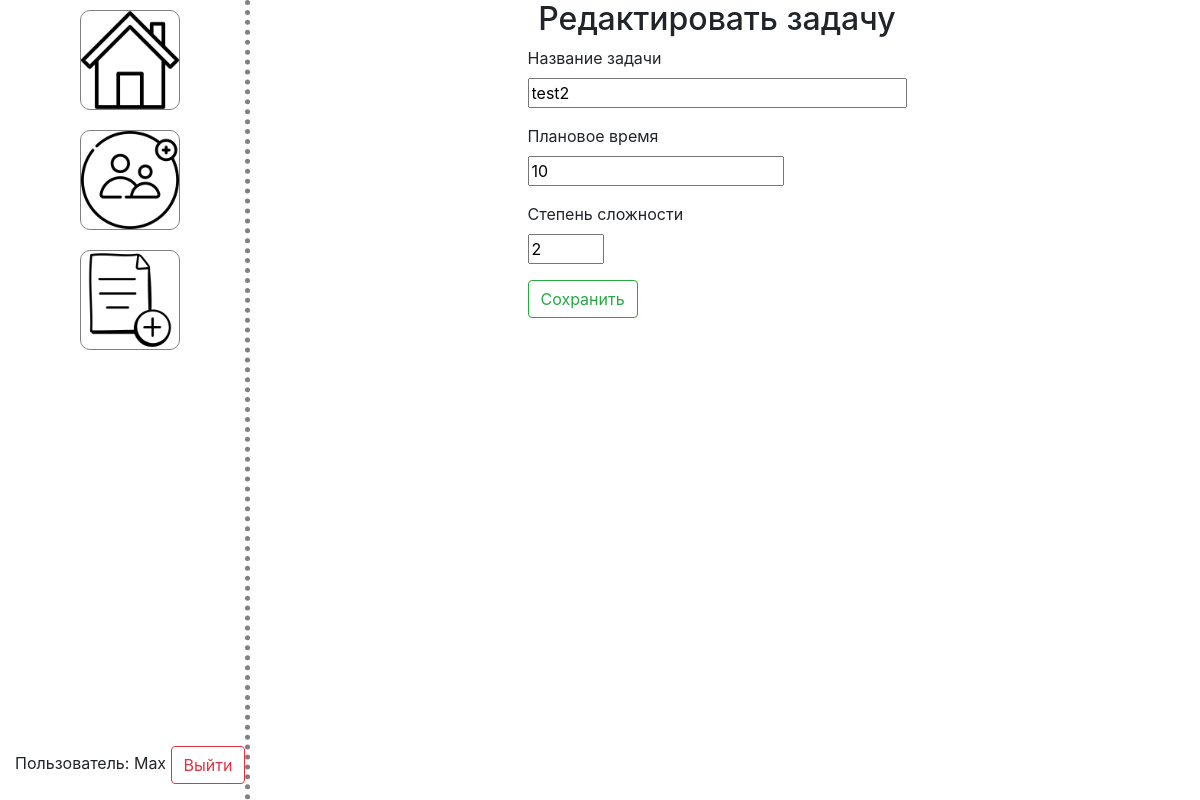
The page /edit_task/2 (signed in) on the database its author committed.
### manage.py (models this page shows, shortened)
class User(UserMixin, db.Model):
    id = db.Column(db.Integer, primary_key=True)
    username = db.Column(db.String(80), unique=True, nullable=False)
    password = db.Column(db.String(80), nullable=False)
    status = db.Column(db.String(80), nullable=False, default="default")

class Task(db.Model):
    id = db.Column(db.Integer, primary_key=True)
    taskname = db.Column(db.String(64))
    expected_time = db.Column(db.Integer)
    task_hardness = db.Column(db.Integer)

### views.py (the view, shortened to what this page needs)
@main_blueprint.route('/edit_task/<task_id>', methods=['GET', 'POST'])
@login_required
def edit_task(task_id):
    task = Task.query.get(task_id)
    if task is None:
        flash(f'Задача с номером {task_id} не найдена', 'danger')
        return redirect(url_for('main.home'))
    form = TaskForm(obj=task)
    return render_template('edit_task.html', form=form)

### forms.py
class TaskForm(FlaskForm):
    taskname = StringField('Название задачи', validators=[DataRequired()])
    expected_time = IntegerField('Плановое время', validators=[DataRequired(), NumberRange(min=0)])
    task_hardness = IntegerField('Степень сложности', validators=[DataRequired(), NumberRange(min=1, max=5)])
    submit = SubmitField('Сохранить')

### app.py (called while the page is built)
def create_app(config_class=Config):
    app = Flask(__name__)
    app.config.from_object(config_class)
    db.init_app(app)
    from views import main_blueprint
    app.register_blueprint(main_blueprint)
    from auth import auth_blueprint
    app.register_blueprint(auth_blueprint)
    login_manager = LoginManager()
    login_manager.init_app(app)
    login_manager.login_view = 'auth.login'
    @login_manager.user_loader
    def load_user(id):
        return User.query.get(int(id))
    return app

### templates/edit_task.html (shortened to what this page needs)
{% extends 'layout.html' %}
{% block content %}
<div class="container login">
    <h2>Редактировать задачу</h2>
    <form method="POST">
        <p>
            {{ form.taskname.label }}<br>
            {{ form.taskname(size=32) }}
        </p>
        <p>
            {{ form.expected_time.label }}<br>
            {{ form.expected_time(size=32) }}
        </p>
        <p>
            {{ form.task_hardness.label }}<br>
            {{ form.task_hardness(size=32) }}
        </p>
        <p>{{ form.submit(class_="btn btn-outline-success") }}</p>
    </form>
</div>
{% endblock %}

### templates/layout.html (shortened to what this page needs)
<!DOCTYPE html>
<html>
<head>
    <link rel="stylesheet" href="https://stackpath.bootstrapcdn.com/bootstrap/4.3.1/css/bootstrap.min.css">
    <link rel="stylesheet" href="{{ url_for('static', filename='css/main.css') }}">
</head>
<body>
    <div class="container-fluid main">
        <div class="sidenavbar">
            {% if current_user.is_authenticated %}
                <div class="header">
                    <a href="{{ url_for('main.create_task') }}">
                        <img src="{{ url_for('static', filename='img/addTask.png') }}" alt="Создать новую задачу">
                    </a>
                    <a href="{{ url_for('main.create_employee') }}">
                        <img src="{{ url_for('static', filename='img/addEmployee.png') }}" alt="Добавить нового сотрудника">
                    </a>
                    <a href="/">
                        <img src="{{ url_for('static', filename='img/homeIcon.png') }}" alt="Главный экран">
                    </a>
                </div>
                <div class="footer">
                    <p>Пользователь: {{ current_user.username }} <button id="logout-button" class="btn btn-outline-danger">Выйти</button></p>
                </div>
            {% else %}
                <div class="header">
                    <p>Вход не выполнен. Пожалуйста, <a href="{{ url_for('auth.login') }}">войдите</a> или <a href="{{ url_for('auth.signup') }}">зарегистрируйтесь</a></p>
                </div>
            {% endif %}
        </div>
        <div class="content">
            {% block content %} {% endblock %}
        </div>
    </div>
</body>
</html>

### static/css/main.css (style rules this page uses)
.container, .container-fluid { display: flex; }
.sidenavbar { flex: 1; display: flex; flex-direction: column; border-right: 5px dotted grey; position: fixed; min-height: 100vh; }
.sidenavbar .footer { margin-top: auto; }
.sidenavbar .header { display: flex; flex-direction: column-reverse; align-items: center; }
.sidenavbar .header img { width: 100px; height: 100px; margin: 10px; border: 1px solid grey; border-radius: 10px; transition: background-color 0.5s ease; }
.content { flex: 4; display: flex; flex-direction: column; margin-left: 20%; }
.login { flex-direction: column; align-items: center; }
h2, .mainlable { text-align: center; }

### rows shown on the page
User: username "Max"
Task: taskname "test2", expected_time "10", task_hardness "2"
